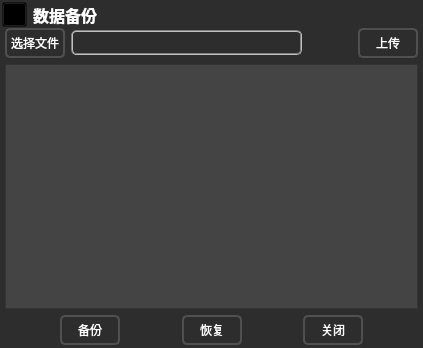
<?xml version="1.0" encoding="UTF-8"?>
<ui version="4.0">
 <class>MITSDatabaseBackUp</class>
 <widget class="QWidget" name="MITSDatabaseBackUp">
  <property name="geometry">
   <rect>
    <x>0</x>
    <y>0</y>
    <width>423</width>
    <height>348</height>
   </rect>
  </property>
  <property name="minimumSize">
   <size>
    <width>423</width>
    <height>348</height>
   </size>
  </property>
  <property name="maximumSize">
   <size>
    <width>423</width>
    <height>348</height>
   </size>
  </property>
  <property name="windowTitle">
   <string>数据备份</string>
  </property>
  <property name="windowIcon">
   <iconset resource="MITSIntoRebotTool.qrc">
    <normaloff>:/MITSIntoRebotTool/Resources/robot.png</normaloff>:/MITSIntoRebotTool/Resources/robot.png</iconset>
  </property>
  <property name="styleSheet">
   <string notr="true">background:#2D2D2D;
color:white</string>
  </property>
  <layout class="QVBoxLayout" name="verticalLayout_2">
   <property name="spacing">
    <number>0</number>
   </property>
   <property name="leftMargin">
    <number>0</number>
   </property>
   <property name="topMargin">
    <number>0</number>
   </property>
   <property name="rightMargin">
    <number>0</number>
   </property>
   <property name="bottomMargin">
    <number>0</number>
   </property>
   <item>
    <widget class="QWidget" name="widget_6" native="true">
     <property name="maximumSize">
      <size>
       <width>16777215</width>
       <height>28</height>
      </size>
     </property>
     <property name="styleSheet">
      <string notr="true">background:#2D2D2D;</string>
     </property>
     <layout class="QHBoxLayout" name="horizontalLayout_7">
      <property name="leftMargin">
       <number>2</number>
      </property>
      <property name="topMargin">
       <number>2</number>
      </property>
      <property name="rightMargin">
       <number>2</number>
      </property>
      <property name="bottomMargin">
       <number>2</number>
      </property>
      <item>
       <widget class="QPushButton" name="pushButton">
        <property name="minimumSize">
         <size>
          <width>25</width>
          <height>25</height>
         </size>
        </property>
        <property name="maximumSize">
         <size>
          <width>25</width>
          <height>25</height>
         </size>
        </property>
        <property name="styleSheet">
         <string notr="true">QPushButton{
background: transparent;
}</string>
        </property>
        <property name="text">
         <string/>
        </property>
        <property name="icon">
         <iconset resource="MITSIntoRebotTool.qrc">
          <normaloff>:/MITSIntoRebotTool/Resources/robot.png</normaloff>:/MITSIntoRebotTool/Resources/robot.png</iconset>
        </property>
        <property name="iconSize">
         <size>
          <width>25</width>
          <height>25</height>
         </size>
        </property>
        <property name="flat">
         <bool>false</bool>
        </property>
       </widget>
      </item>
      <item>
       <widget class="QLabel" name="titlelabel">
        <property name="minimumSize">
         <size>
          <width>0</width>
          <height>25</height>
         </size>
        </property>
        <property name="maximumSize">
         <size>
          <width>16777215</width>
          <height>25</height>
         </size>
        </property>
        <property name="font">
         <font>
          <family>Agency FB</family>
          <pointsize>12</pointsize>
          <weight>75</weight>
          <bold>true</bold>
         </font>
        </property>
        <property name="styleSheet">
         <string notr="true">background: transparent;
color:#ffffff;</string>
        </property>
        <property name="text">
         <string>数据备份</string>
        </property>
       </widget>
      </item>
      <item>
       <spacer name="horizontalSpacer_18">
        <property name="orientation">
         <enum>Qt::Horizontal</enum>
        </property>
        <property name="sizeHint" stdset="0">
         <size>
          <width>169</width>
          <height>20</height>
         </size>
        </property>
       </spacer>
      </item>
     </layout>
    </widget>
   </item>
   <item>
    <widget class="QFrame" name="frame">
     <property name="minimumSize">
      <size>
       <width>310</width>
       <height>290</height>
      </size>
     </property>
     <property name="maximumSize">
      <size>
       <width>10000</width>
       <height>10000</height>
      </size>
     </property>
     <property name="frameShape">
      <enum>QFrame::Box</enum>
     </property>
     <property name="frameShadow">
      <enum>QFrame::Raised</enum>
     </property>
     <property name="lineWidth">
      <number>0</number>
     </property>
     <property name="midLineWidth">
      <number>0</number>
     </property>
     <layout class="QVBoxLayout" name="verticalLayout">
      <property name="spacing">
       <number>6</number>
      </property>
      <property name="leftMargin">
       <number>5</number>
      </property>
      <property name="topMargin">
       <number>0</number>
      </property>
      <property name="rightMargin">
       <number>5</number>
      </property>
      <property name="bottomMargin">
       <number>3</number>
      </property>
      <item>
       <layout class="QHBoxLayout" name="horizontalLayout">
        <item>
         <widget class="QPushButton" name="pb_ChooseFile">
          <property name="minimumSize">
           <size>
            <width>60</width>
            <height>30</height>
           </size>
          </property>
          <property name="styleSheet">
           <string notr="true">QPushButton {
background: transparent;
border:2px solid rgb(80,80,80);
border-radius:5px;
}
QPushButton:hover {
background-color:#BBBBBB;
color:black;
}
QPushButton:checked {
background:rgb(200,200,200);
}
QPushButton:pressed {
background:rgb(200,200,200);
}</string>
          </property>
          <property name="text">
           <string>选择文件</string>
          </property>
         </widget>
        </item>
        <item>
         <widget class="QLineEdit" name="lineEdit">
          <property name="minimumSize">
           <size>
            <width>0</width>
            <height>25</height>
           </size>
          </property>
          <property name="maximumSize">
           <size>
            <width>16777215</width>
            <height>25</height>
           </size>
          </property>
          <property name="styleSheet">
           <string notr="true">QLineEdit{
border:1.5px groove gray;border-radius:5px;
}</string>
          </property>
         </widget>
        </item>
        <item>
         <spacer name="horizontalSpacer">
          <property name="orientation">
           <enum>Qt::Horizontal</enum>
          </property>
          <property name="sizeType">
           <enum>QSizePolicy::Fixed</enum>
          </property>
          <property name="sizeHint" stdset="0">
           <size>
            <width>50</width>
            <height>20</height>
           </size>
          </property>
         </spacer>
        </item>
        <item>
         <widget class="QPushButton" name="pb_UploadFile">
          <property name="minimumSize">
           <size>
            <width>60</width>
            <height>30</height>
           </size>
          </property>
          <property name="styleSheet">
           <string notr="true">QPushButton {
background: transparent;
border:2px solid rgb(80,80,80);
border-radius:5px;
}
QPushButton:hover {
background-color:#BBBBBB;
color:black;
}
QPushButton:checked {
background:rgb(200,200,200);
}
QPushButton:pressed {
background:rgb(200,200,200);
}</string>
          </property>
          <property name="text">
           <string>上传</string>
          </property>
         </widget>
        </item>
       </layout>
      </item>
      <item>
       <widget class="QListWidget" name="list_fileColumn">
        <property name="minimumSize">
         <size>
          <width>0</width>
          <height>0</height>
         </size>
        </property>
        <property name="maximumSize">
         <size>
          <width>100000</width>
          <height>100000</height>
         </size>
        </property>
        <property name="styleSheet">
         <string notr="true">background:rgb(68,68,68);
color:white;</string>
        </property>
        <property name="spacing">
         <number>4</number>
        </property>
        <property name="viewMode">
         <enum>QListView::ListMode</enum>
        </property>
        <property name="currentRow">
         <number>-1</number>
        </property>
       </widget>
      </item>
      <item>
       <layout class="QHBoxLayout" name="horizontalLayout_2">
        <item>
         <spacer name="horizontalSpacer_3">
          <property name="orientation">
           <enum>Qt::Horizontal</enum>
          </property>
          <property name="sizeHint" stdset="0">
           <size>
            <width>40</width>
            <height>20</height>
           </size>
          </property>
         </spacer>
        </item>
        <item>
         <widget class="QPushButton" name="pb_BackUp">
          <property name="minimumSize">
           <size>
            <width>60</width>
            <height>30</height>
           </size>
          </property>
          <property name="styleSheet">
           <string notr="true">QPushButton {
background: transparent;
border:2px solid rgb(80,80,80);
border-radius:5px;
}
QPushButton:hover {
background-color:#BBBBBB;
color:black;
}
QPushButton:checked {
background:rgb(200,200,200);
}
QPushButton:pressed {
background:rgb(200,200,200);
}</string>
          </property>
          <property name="text">
           <string>备份</string>
          </property>
         </widget>
        </item>
        <item>
         <spacer name="horizontalSpacer_2">
          <property name="orientation">
           <enum>Qt::Horizontal</enum>
          </property>
          <property name="sizeHint" stdset="0">
           <size>
            <width>40</width>
            <height>20</height>
           </size>
          </property>
         </spacer>
        </item>
        <item>
         <widget class="QPushButton" name="pb_Recover">
          <property name="minimumSize">
           <size>
            <width>60</width>
            <height>30</height>
           </size>
          </property>
          <property name="styleSheet">
           <string notr="true">QPushButton {
background: transparent;
border:2px solid rgb(80,80,80);
border-radius:5px;
}
QPushButton:hover {
background-color:#BBBBBB;
color:black;
}
QPushButton:checked {
background:rgb(200,200,200);
}
QPushButton:pressed {
background:rgb(200,200,200);
}</string>
          </property>
          <property name="text">
           <string>恢复</string>
          </property>
         </widget>
        </item>
        <item>
         <spacer name="horizontalSpacer_5">
          <property name="orientation">
           <enum>Qt::Horizontal</enum>
          </property>
          <property name="sizeHint" stdset="0">
           <size>
            <width>40</width>
            <height>20</height>
           </size>
          </property>
         </spacer>
        </item>
        <item>
         <widget class="QPushButton" name="pb_close">
          <property name="minimumSize">
           <size>
            <width>60</width>
            <height>30</height>
           </size>
          </property>
          <property name="autoFillBackground">
           <bool>false</bool>
          </property>
          <property name="styleSheet">
           <string notr="true">QPushButton {
background: transparent;
border:2px solid rgb(80,80,80);
border-radius:5px;
}
QPushButton:hover {
background-color:#BBBBBB;
color:black;
}
QPushButton:checked {
background:rgb(200,200,200);
}
QPushButton:pressed {
background:rgb(200,200,200);
}</string>
          </property>
          <property name="text">
           <string>关闭</string>
          </property>
         </widget>
        </item>
        <item>
         <spacer name="horizontalSpacer_4">
          <property name="orientation">
           <enum>Qt::Horizontal</enum>
          </property>
          <property name="sizeHint" stdset="0">
           <size>
            <width>40</width>
            <height>20</height>
           </size>
          </property>
         </spacer>
        </item>
       </layout>
      </item>
     </layout>
    </widget>
   </item>
  </layout>
 </widget>
 <layoutdefault spacing="6" margin="11"/>
 <resources>
  <include location="MITSIntoRebotTool.qrc"/>
 </resources>
 <connections/>
</ui>
